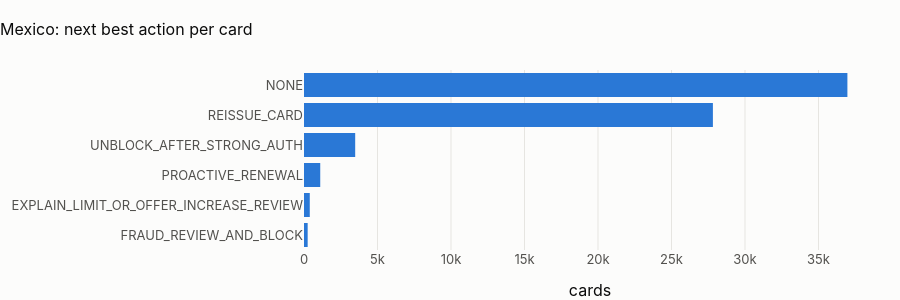

Notebook source saved alongside this figure:
### Markdown cell above
## 2 · Cards: next best action

### Code cell
nba = pl.q(
    "select next_best_action, count(*) as cards from {mart_card_support} group by 1 order by 2 desc"
)
nba["share %"] = (100 * nba.cards / nba.cards.sum()).round(2)
fig = px.bar(
    nba,
    x="cards",
    y="next_best_action",
    orientation="h",
    title=f"{CTRY.name}: next best action per card",
)
fig.update_layout(height=300, yaxis_title=None, yaxis=dict(autorange="reversed"))
fig.show()
show(nba, paging=False)

### Figure 1 — Plotly figure (JSON) as saved in the notebook; plotly's stock layout.template omitted (floating-point values rounded to 4 significant figures)
{"data": [{"hovertemplate": "cards=%{x}<br>next_best_action=%{y}<extra></extra>", "legendgroup": "", "marker": {"color": "#2a78d6", "pattern": {"shape": ""}}, "name": "", "orientation": "h", "showlegend": false, "textposition": "auto", "type": "bar", "x": [36966, 27816, 3482, 1105, 393, 250], "xaxis": "x", "y": ["NONE", "REISSUE_CARD", "UNBLOCK_AFTER_STRONG_AUTH", "PROACTIVE_RENEWAL", "EXPLAIN_LIMIT_OR_OFFER_INCREASE_REVIEW", "FRAUD_REVIEW_AND_BLOCK"], "yaxis": "y"}], "layout": {"barmode": "relative", "height": 300, "legend": {"tracegroupgap": 0}, "title": {"text": "Mexico: next best action per card"}, "xaxis": {"anchor": "y", "domain": [0.0, 1.0], "title": {"text": "cards"}}, "yaxis": {"anchor": "x", "autorange": "reversed", "domain": [0.0, 1.0], "title": {}}}}
